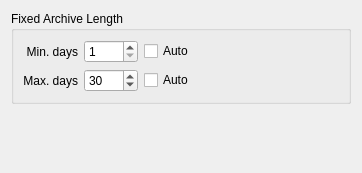
<?xml version="1.0" encoding="UTF-8"?>
<ui version="4.0">
 <class>ArchiveLengthWidget</class>
 <widget class="QWidget" name="ArchiveLengthWidget">
  <property name="geometry">
   <rect>
    <x>0</x>
    <y>0</y>
    <width>362</width>
    <height>173</height>
   </rect>
  </property>
  <layout class="QVBoxLayout" name="verticalLayout" stretch="0">
   <property name="spacing">
    <number>0</number>
   </property>
   <item alignment="Qt::AlignTop">
    <widget class="QGroupBox" name="groupBox">
     <property name="sizePolicy">
      <sizepolicy hsizetype="Preferred" vsizetype="Fixed">
       <horstretch>0</horstretch>
       <verstretch>0</verstretch>
      </sizepolicy>
     </property>
     <property name="title">
      <string>Fixed Archive Length</string>
     </property>
     <property name="flat">
      <bool>true</bool>
     </property>
     <layout class="QGridLayout" name="gridLayout" columnstretch="0,0,0,1">
      <item row="1" column="2">
       <widget class="QCheckBox" name="checkBoxMaxArchive">
        <property name="sizePolicy">
         <sizepolicy hsizetype="Preferred" vsizetype="Fixed">
          <horstretch>0</horstretch>
          <verstretch>0</verstretch>
         </sizepolicy>
        </property>
        <property name="text">
         <string>Auto</string>
        </property>
       </widget>
      </item>
      <item row="0" column="2">
       <widget class="QCheckBox" name="checkBoxMinArchive">
        <property name="sizePolicy">
         <sizepolicy hsizetype="Preferred" vsizetype="Fixed">
          <horstretch>0</horstretch>
          <verstretch>0</verstretch>
         </sizepolicy>
        </property>
        <property name="text">
         <string>Auto</string>
        </property>
       </widget>
      </item>
      <item row="1" column="0">
       <widget class="QLabel" name="labelMaxDays">
        <property name="text">
         <string>Max. days</string>
        </property>
        <property name="alignment">
         <set>Qt::AlignRight|Qt::AlignTrailing|Qt::AlignVCenter</set>
        </property>
        <property name="buddy">
         <cstring>spinBoxMaxDays</cstring>
        </property>
       </widget>
      </item>
      <item row="0" column="1">
       <widget class="QSpinBox" name="spinBoxMinDays">
        <property name="minimum">
         <number>1</number>
        </property>
        <property name="maximum">
         <number>1000</number>
        </property>
       </widget>
      </item>
      <item row="0" column="0">
       <widget class="QLabel" name="labelMinDays">
        <property name="text">
         <string>Min. days</string>
        </property>
        <property name="alignment">
         <set>Qt::AlignRight|Qt::AlignTrailing|Qt::AlignVCenter</set>
        </property>
        <property name="buddy">
         <cstring>spinBoxMinDays</cstring>
        </property>
       </widget>
      </item>
      <item row="1" column="1">
       <widget class="QSpinBox" name="spinBoxMaxDays">
        <property name="minimum">
         <number>1</number>
        </property>
        <property name="maximum">
         <number>9999</number>
        </property>
        <property name="value">
         <number>30</number>
        </property>
       </widget>
      </item>
      <item row="0" column="3" rowspan="2">
       <spacer name="horizontalSpacer">
        <property name="orientation">
         <enum>Qt::Horizontal</enum>
        </property>
        <property name="sizeHint" stdset="0">
         <size>
          <width>40</width>
          <height>20</height>
         </size>
        </property>
       </spacer>
      </item>
     </layout>
    </widget>
   </item>
  </layout>
 </widget>
 <resources/>
 <connections/>
</ui>
